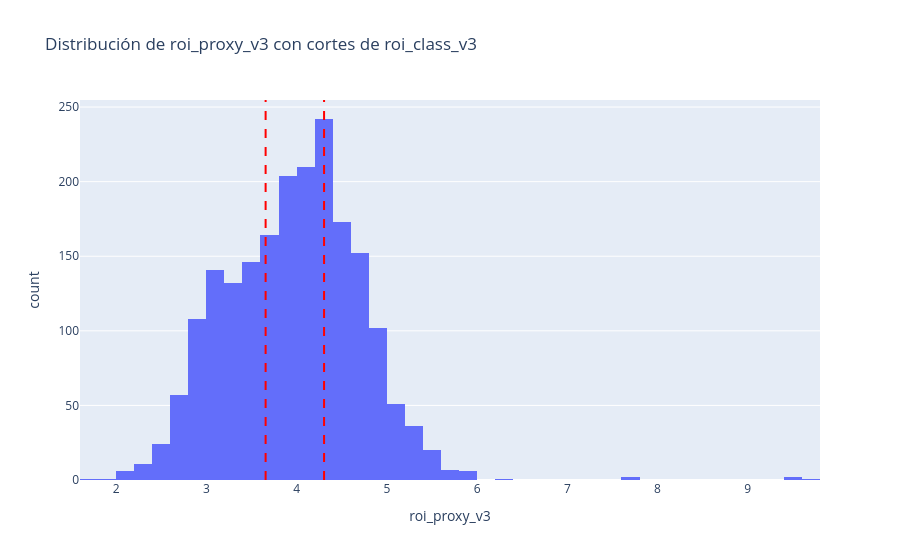

Here is the notebook cell this chart was saved with:
### Markdown cell above
## Visualización de cohortes en la distribución de roi_proxy_v3

### Code cell
cuts = df["roi_proxy_v3"].quantile([1/3, 2/3]).values

fig = px.histogram(
    df,
    x="roi_proxy_v3",
    nbins=60,
    title="Distribución de roi_proxy_v3 con cortes de roi_class_v3"
)

for c in cuts:
    fig.add_vline(x=c, line_dash="dash", line_color="red")

fig.show()

### Figure 1 — Plotly figure (JSON) as saved in the notebook; plotly's stock layout.template omitted (floating-point values rounded to 4 significant figures; data arrays with more than 128 entries replaced by an {"elided": "..."} marker saying what was removed)
{"data": [{"bingroup": "x", "hovertemplate": "roi_proxy_v3=%{x}<br>count=%{y}<extra></extra>", "legendgroup": "", "marker": {"color": "#636efa", "pattern": {"shape": ""}}, "name": "", "nbinsx": 60, "orientation": "v", "showlegend": false, "type": "histogram", "x": {"elided": "2000 float values"}, "xaxis": "x", "yaxis": "y"}], "layout": {"barmode": "relative", "legend": {"tracegroupgap": 0}, "shapes": [{"line": {"color": "red", "dash": "dash"}, "type": "line", "x0": 3.657, "x1": 3.657, "xref": "x", "y0": 0, "y1": 1, "yref": "y domain"}, {"line": {"color": "red", "dash": "dash"}, "type": "line", "x0": 4.305, "x1": 4.305, "xref": "x", "y0": 0, "y1": 1, "yref": "y domain"}], "title": {"text": "Distribución de roi_proxy_v3 con cortes de roi_class_v3"}, "xaxis": {"anchor": "y", "domain": [0, 1], "title": {"text": "roi_proxy_v3"}}, "yaxis": {"anchor": "x", "domain": [0, 1], "title": {"text": "count"}}}}
